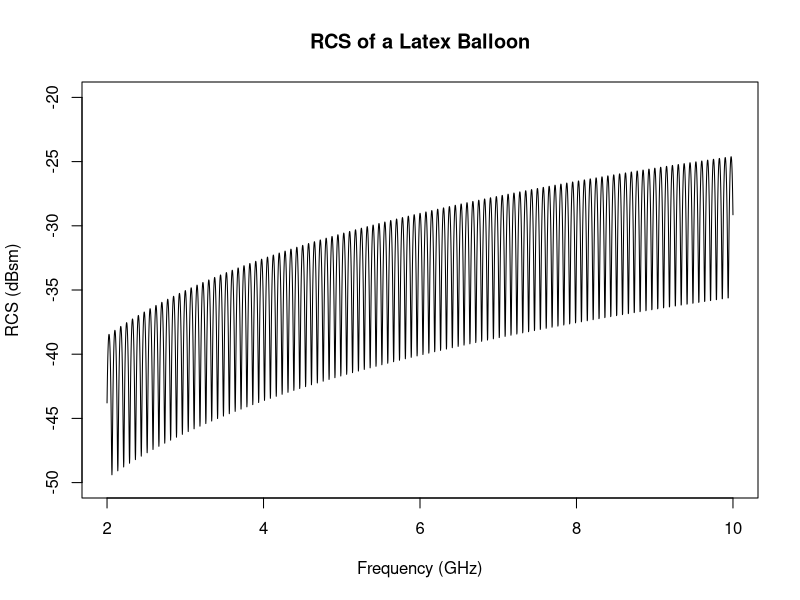

Generate this figure with R:
# R code to calculate the RCS of a latex balloon 
# based on MATLAB code by Geoffrey Goldman in September 2009 

ep <- 2.5     # epsilon for latex
nt <- sqrt(ep)  # latex index of refraction 
ni <- 1       # air 
c <- 3e8      # speed of light 

mass <- 1.6  # kg 
p <- 940     # density 
radius <- 1  # radius of sphere (meters) 

area <- 4*pi*radius^2  # approximate surface area of balloon 

dr <- mass/(p*area)    # approximate width of balloon 

radius <- radius-dr    # radius of air sphere 
area <- 4*pi*(radius+dr/2)^2  # surface area of balloon 

dr <- mass/(p*area)    # width of balloon 

r_par <- (nt-ni)/(nt+ni)   # 4.47, pg 75, E Hecht, A Zajac, Optics 
r_per <- -r_par 

t <- 2*ni/(ni + nt)  # both par and perpen 4.48 pg 75 ,E Hecht, A Zajac, Optics 

tp_par <- 2*nt/(ni + nt) 
tp_per <- 2*nt/(ni + nt) 

t_tp <- 1-r_par^2 

E0 <- (pi*radius^2)^0.5 

freq_array <- seq(2, 10, by = 0.0025)*1e9  # calculate at these frequencies 
Nfreq <- length(freq_array)

rcs_par <- numeric(Nfreq)
rcs_per <- numeric(Nfreq)

for (freq1 in 1:Nfreq) {
  
  freq <- freq_array[freq1]     
  lambda_air <- c/freq 
  lambda_balloon <- c/(freq*nt) 
  phase_term <- exp(-1i*4*pi*dr/lambda_balloon) 
  
  E0r_par <- E0*r_par*(1-phase_term)/(1-phase_term*r_par^2)  # pg 305 , 9.29 b, E Hecht, A Zajac, Optics
  E0r_per <- E0*r_per*(1-phase_term)/(1-phase_term*r_per^2)  # pg 305 , 9.29 b, E Hecht, A Zajac, Optics 
  
  E0t_par <- E0*t_tp/(1-phase_term*r_par^2)  # pg 305 , 9.29 b, E Hecht, A Zajac, Optics 
  E0t_per <- E0*t_tp/(1-phase_term*r_per^2)  # pg 305 , 9.29 b, E Hecht, A Zajac, Optics 
  
  E0r_par <- E0r_par + E0t_par^2*(E0r_par/E0)*exp(-1i*radius*8*pi/lambda_air) 
  E0r_per <- E0r_per + E0t_per^2*(E0r_par/E0)*exp(-1i*radius*8*pi/lambda_air) 
  
  rcs_par[freq1] <- abs(E0r_par)^2 
  rcs_per[freq1] <- abs(E0r_per)^2 
}

# Plot the RCS as a function of frequency
plot(freq_array/1e9, 10*log10(rcs_par/E0^2), type='l', xlab='Frequency (GHz)', ylab='RCS (dBsm)', ylim=c(-50,-20))

# Set the plot title and adjust the font size
title('RCS of a Latex Balloon')
par(cex.lab=1.5, cex.main=2)